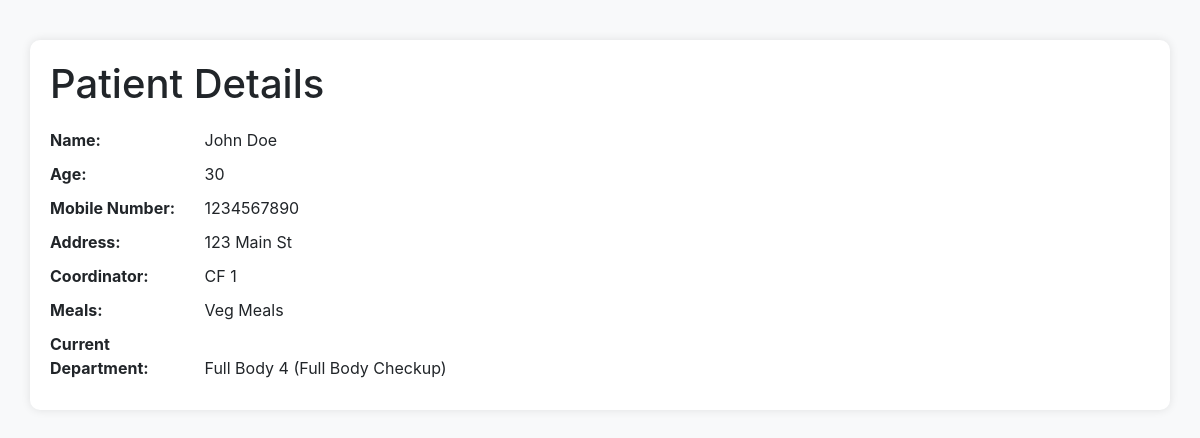
Screenshot of /patient_detail/17 with the database file from the repository.
### app/models.py (models this page shows, shortened)
class Patient(models.Model):
    id = models.AutoField(primary_key=True)
    name = models.CharField(max_length=255)
    age = models.IntegerField()
    mobile_number = models.CharField(max_length=15)
    address = models.TextField()
    coord_facilitator = models.ForeignKey(CoordinationFacilitators, on_delete=models.CASCADE, null=True, blank=True)
    meals = models.ForeignKey(Meals, on_delete=models.CASCADE, null=True, blank=True)
    chosen_package = models.ForeignKey(Oncurepackages, on_delete=models.CASCADE, null=True, blank=True)
    assigned_department = models.ForeignKey(Department, on_delete=models.CASCADE, null=True, blank=True)
    status = models.CharField(max_length=255, null=True, blank=True)
    current_department = models.CharField(max_length=255, null=True, blank=True)

class CoordinationFacilitators(models.Model):
    name = models.CharField(max_length=255)
    def __str__(self):
        return self.name

class Meals(models.Model):
    name= models.CharField(max_length=255)
    def __str__(self):
        return self.name

class Department(models.Model):
    name = models.CharField(max_length=100)
    oncurepackage = models.ForeignKey(Oncurepackages, related_name='departments', on_delete=models.CASCADE)
    def __str__(self):
        return f"{self.name} ({self.oncurepackage.name})"

class Oncurepackages(models.Model):
    name = models.CharField(max_length=100)

### app/views.py (the view)
# urls.py: path('patient_detail/<int:pk>',patient_detail,name='patient_detail'),
def patient_detail(request,pk):
    obj=Patient.objects.get(
    id=pk
    )
    context={
        "name": obj.name,
"age": obj.age,
"mobile_number": obj.mobile_number,
"address": obj.address,
"coord_facilitator": obj.coord_facilitator,
"meals": obj.meals,
        "current_department":obj.assigned_department
    }
    return render(request, 'patient_details.html', context)

### templates/patient_details.html (shortened to what this page needs)
<!DOCTYPE html>
<html lang="en">
<head>
    <link rel="stylesheet" href="https://stackpath.bootstrapcdn.com/bootstrap/4.5.2/css/bootstrap.min.css">
</head>
<body>
<div class="container">
    <h1>Patient Details</h1>
    <div class="detail-item">
        <span class="detail-label">Name:</span>
        {{ name }}
    </div>
    <div class="detail-item">
        <span class="detail-label">Age:</span>
        {{ age }}
    </div>
    <div class="detail-item">
        <span class="detail-label">Mobile Number:</span>
        {{ mobile_number }}
    </div>
    <div class="detail-item">
        <span class="detail-label">Address:</span>
        {{ address }}
    </div>
    <div class="detail-item">
        <span class="detail-label">Coordinator:</span>
        {{ coord_facilitator }}
    </div>
    <div class="detail-item">
        <span class="detail-label">Meals:</span>
        {{ meals }}
    </div>
    <div class="detail-item">
        <span class="detail-label">Current Department:</span>
        {{ current_department }}
    </div>
</div>
</body>
</html>

### templates/patient_details.html (style rules this page uses)
body { background-color: #f8f9fa; padding-top: 20px; }
.container { background-color: #ffffff; border-radius: 10px; box-shadow: 0 0 10px rgba(0, 0, 0, 0.1); padding: 20px; margin-top: 20px; }
h1 { margin-bottom: 20px; }
.detail-item { margin-bottom: 10px; }
.detail-label { font-weight: bold; width: 150px; display: inline-block; }

### rows the page displays
Patient: name "John Doe", mobile_number "1234567890", address "123 Main St"
CoordinationFacilitators: name "CF 1"
Meals: name "Veg Meals"
Department: name+oncurepackage "Full Body 4 (Full Body Checkup)"

### other values shown
{{ age }} "30"
